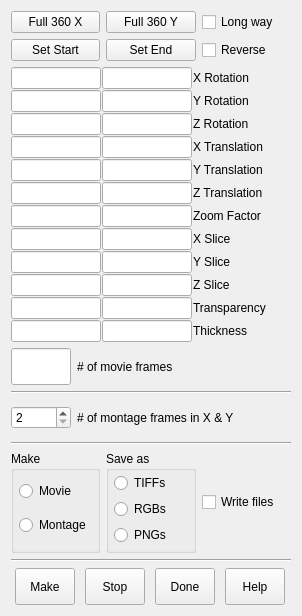
 <widget class="QWidget" name="imodvMovieForm" >
  <property name="geometry" >
   <rect>
    <x>0</x>
    <y>0</y>
    <width>302</width>
    <height>616</height>
   </rect>
  </property>
  <property name="focusPolicy" >
   <enum>Qt::StrongFocus</enum>
  </property>
  <property name="windowTitle" >
   <string>3dmodv Movies</string>
  </property>
  <layout class="QVBoxLayout" name="verticalLayout_3" >
   <item>
    <layout class="QGridLayout" >
     <item row="1" column="2" >
      <widget class="QCheckBox" name="reverseBox" >
       <property name="focusPolicy" >
        <enum>Qt::NoFocus</enum>
       </property>
       <property name="toolTip" >
        <string>Select to go backwards from end to start</string>
       </property>
       <property name="text" >
        <string>Reverse</string>
       </property>
      </widget>
     </item>
     <item row="1" column="0" >
      <widget class="QPushButton" name="setStartButton" >
       <property name="focusPolicy" >
        <enum>Qt::NoFocus</enum>
       </property>
       <property name="toolTip" >
        <string>Set starting parameters from current position</string>
       </property>
       <property name="text" >
        <string>Set Start</string>
       </property>
      </widget>
     </item>
     <item row="0" column="0" >
      <widget class="QPushButton" name="fullXButton" >
       <property name="focusPolicy" >
        <enum>Qt::NoFocus</enum>
       </property>
       <property name="toolTip" >
        <string>Set start &amp; end parameters for complete rotation around X axis</string>
       </property>
       <property name="text" >
        <string>Full 360 X</string>
       </property>
      </widget>
     </item>
     <item row="0" column="1" >
      <widget class="QPushButton" name="fullYButton" >
       <property name="focusPolicy" >
        <enum>Qt::NoFocus</enum>
       </property>
       <property name="toolTip" >
        <string>Set start &amp; end parameters for complete rotation around Y axis</string>
       </property>
       <property name="text" >
        <string>Full 360 Y</string>
       </property>
      </widget>
     </item>
     <item row="0" column="2" >
      <widget class="QCheckBox" name="longWayBox" >
       <property name="focusPolicy" >
        <enum>Qt::NoFocus</enum>
       </property>
       <property name="toolTip" >
        <string>Select to rotate by more than 180 degrees from start to end position</string>
       </property>
       <property name="text" >
        <string>Long way</string>
       </property>
      </widget>
     </item>
     <item row="1" column="1" >
      <widget class="QPushButton" name="setEndButton" >
       <property name="focusPolicy" >
        <enum>Qt::NoFocus</enum>
       </property>
       <property name="toolTip" >
        <string>Set ending parameters from current position</string>
       </property>
       <property name="text" >
        <string>Set End</string>
       </property>
      </widget>
     </item>
    </layout>
   </item>
   <item>
    <layout class="QGridLayout" >
     <property name="spacing" >
      <number>1</number>
     </property>
     <item row="6" column="1" >
      <widget class="QLineEdit" name="zoomEnd" >
       <property name="sizePolicy" >
        <sizepolicy vsizetype="Fixed" hsizetype="Fixed" >
         <horstretch>0</horstretch>
         <verstretch>0</verstretch>
        </sizepolicy>
       </property>
       <property name="maximumSize" >
        <size>
         <width>90</width>
         <height>32767</height>
        </size>
       </property>
       <property name="focusPolicy" >
        <enum>Qt::ClickFocus</enum>
       </property>
      </widget>
     </item>
     <item row="2" column="0" >
      <widget class="QLineEdit" name="zRotStart" >
       <property name="sizePolicy" >
        <sizepolicy vsizetype="Fixed" hsizetype="Fixed" >
         <horstretch>0</horstretch>
         <verstretch>0</verstretch>
        </sizepolicy>
       </property>
       <property name="maximumSize" >
        <size>
         <width>90</width>
         <height>32767</height>
        </size>
       </property>
       <property name="focusPolicy" >
        <enum>Qt::ClickFocus</enum>
       </property>
      </widget>
     </item>
     <item row="7" column="2" >
      <widget class="QLabel" name="xSliceLabel" >
       <property name="text" >
        <string>X Slice</string>
       </property>
       <property name="alignment" >
        <set>Qt::AlignLeading|Qt::AlignLeft|Qt::AlignVCenter</set>
       </property>
       <property name="wordWrap" >
        <bool>false</bool>
       </property>
      </widget>
     </item>
     <item row="0" column="1" >
      <widget class="QLineEdit" name="xRotEnd" >
       <property name="sizePolicy" >
        <sizepolicy vsizetype="Fixed" hsizetype="Fixed" >
         <horstretch>0</horstretch>
         <verstretch>0</verstretch>
        </sizepolicy>
       </property>
       <property name="maximumSize" >
        <size>
         <width>90</width>
         <height>32767</height>
        </size>
       </property>
       <property name="focusPolicy" >
        <enum>Qt::ClickFocus</enum>
       </property>
      </widget>
     </item>
     <item row="4" column="1" >
      <widget class="QLineEdit" name="yTransEnd" >
       <property name="sizePolicy" >
        <sizepolicy vsizetype="Fixed" hsizetype="Fixed" >
         <horstretch>0</horstretch>
         <verstretch>0</verstretch>
        </sizepolicy>
       </property>
       <property name="maximumSize" >
        <size>
         <width>90</width>
         <height>32767</height>
        </size>
       </property>
       <property name="focusPolicy" >
        <enum>Qt::ClickFocus</enum>
       </property>
      </widget>
     </item>
     <item row="3" column="1" >
      <widget class="QLineEdit" name="xTransEnd" >
       <property name="sizePolicy" >
        <sizepolicy vsizetype="Fixed" hsizetype="Fixed" >
         <horstretch>0</horstretch>
         <verstretch>0</verstretch>
        </sizepolicy>
       </property>
       <property name="maximumSize" >
        <size>
         <width>90</width>
         <height>32767</height>
        </size>
       </property>
       <property name="focusPolicy" >
        <enum>Qt::ClickFocus</enum>
       </property>
      </widget>
     </item>
     <item row="10" column="0" >
      <widget class="QLineEdit" name="transpStart" >
       <property name="sizePolicy" >
        <sizepolicy vsizetype="Fixed" hsizetype="Fixed" >
         <horstretch>0</horstretch>
         <verstretch>0</verstretch>
        </sizepolicy>
       </property>
       <property name="maximumSize" >
        <size>
         <width>90</width>
         <height>32767</height>
        </size>
       </property>
       <property name="focusPolicy" >
        <enum>Qt::ClickFocus</enum>
       </property>
      </widget>
     </item>
     <item row="9" column="2" >
      <widget class="QLabel" name="zSliceLabel" >
       <property name="text" >
        <string>Z Slice</string>
       </property>
       <property name="alignment" >
        <set>Qt::AlignLeading|Qt::AlignLeft|Qt::AlignVCenter</set>
       </property>
       <property name="wordWrap" >
        <bool>false</bool>
       </property>
      </widget>
     </item>
     <item row="10" column="2" >
      <widget class="QLabel" name="transpLabel" >
       <property name="text" >
        <string>Transparency</string>
       </property>
       <property name="alignment" >
        <set>Qt::AlignLeading|Qt::AlignLeft|Qt::AlignVCenter</set>
       </property>
       <property name="wordWrap" >
        <bool>false</bool>
       </property>
      </widget>
     </item>
     <item row="1" column="2" >
      <widget class="QLabel" name="TextLabel1_2" >
       <property name="text" >
        <string>Y Rotation</string>
       </property>
       <property name="alignment" >
        <set>Qt::AlignLeading|Qt::AlignLeft|Qt::AlignVCenter</set>
       </property>
       <property name="wordWrap" >
        <bool>false</bool>
       </property>
      </widget>
     </item>
     <item row="1" column="0" >
      <widget class="QLineEdit" name="yRotStart" >
       <property name="sizePolicy" >
        <sizepolicy vsizetype="Fixed" hsizetype="Fixed" >
         <horstretch>0</horstretch>
         <verstretch>0</verstretch>
        </sizepolicy>
       </property>
       <property name="maximumSize" >
        <size>
         <width>90</width>
         <height>32767</height>
        </size>
       </property>
       <property name="focusPolicy" >
        <enum>Qt::ClickFocus</enum>
       </property>
      </widget>
     </item>
     <item row="6" column="0" >
      <widget class="QLineEdit" name="zoomStart" >
       <property name="sizePolicy" >
        <sizepolicy vsizetype="Fixed" hsizetype="Fixed" >
         <horstretch>0</horstretch>
         <verstretch>0</verstretch>
        </sizepolicy>
       </property>
       <property name="maximumSize" >
        <size>
         <width>90</width>
         <height>32767</height>
        </size>
       </property>
       <property name="focusPolicy" >
        <enum>Qt::ClickFocus</enum>
       </property>
      </widget>
     </item>
     <item row="4" column="0" >
      <widget class="QLineEdit" name="yTransStart" >
       <property name="sizePolicy" >
        <sizepolicy vsizetype="Fixed" hsizetype="Fixed" >
         <horstretch>0</horstretch>
         <verstretch>0</verstretch>
        </sizepolicy>
       </property>
       <property name="maximumSize" >
        <size>
         <width>90</width>
         <height>32767</height>
        </size>
       </property>
       <property name="focusPolicy" >
        <enum>Qt::ClickFocus</enum>
       </property>
      </widget>
     </item>
     <item row="7" column="0" >
      <widget class="QLineEdit" name="xSliceStart" >
       <property name="sizePolicy" >
        <sizepolicy vsizetype="Fixed" hsizetype="Fixed" >
         <horstretch>0</horstretch>
         <verstretch>0</verstretch>
        </sizepolicy>
       </property>
       <property name="maximumSize" >
        <size>
         <width>90</width>
         <height>32767</height>
        </size>
       </property>
       <property name="focusPolicy" >
        <enum>Qt::ClickFocus</enum>
       </property>
      </widget>
     </item>
     <item row="11" column="0" >
      <widget class="QLineEdit" name="thickStart" >
       <property name="sizePolicy" >
        <sizepolicy vsizetype="Fixed" hsizetype="Fixed" >
         <horstretch>0</horstretch>
         <verstretch>0</verstretch>
        </sizepolicy>
       </property>
       <property name="maximumSize" >
        <size>
         <width>90</width>
         <height>32767</height>
        </size>
       </property>
       <property name="focusPolicy" >
        <enum>Qt::ClickFocus</enum>
       </property>
      </widget>
     </item>
     <item row="3" column="2" >
      <widget class="QLabel" name="TextLabel1_4" >
       <property name="text" >
        <string>X Translation</string>
       </property>
       <property name="alignment" >
        <set>Qt::AlignLeading|Qt::AlignLeft|Qt::AlignVCenter</set>
       </property>
       <property name="wordWrap" >
        <bool>false</bool>
       </property>
      </widget>
     </item>
     <item row="0" column="0" >
      <widget class="QLineEdit" name="xRotStart" >
       <property name="sizePolicy" >
        <sizepolicy vsizetype="Fixed" hsizetype="Fixed" >
         <horstretch>0</horstretch>
         <verstretch>0</verstretch>
        </sizepolicy>
       </property>
       <property name="maximumSize" >
        <size>
         <width>90</width>
         <height>32767</height>
        </size>
       </property>
       <property name="focusPolicy" >
        <enum>Qt::ClickFocus</enum>
       </property>
      </widget>
     </item>
     <item row="10" column="1" >
      <widget class="QLineEdit" name="transpEnd" >
       <property name="sizePolicy" >
        <sizepolicy vsizetype="Fixed" hsizetype="Fixed" >
         <horstretch>0</horstretch>
         <verstretch>0</verstretch>
        </sizepolicy>
       </property>
       <property name="maximumSize" >
        <size>
         <width>90</width>
         <height>32767</height>
        </size>
       </property>
       <property name="focusPolicy" >
        <enum>Qt::ClickFocus</enum>
       </property>
      </widget>
     </item>
     <item row="11" column="2" >
      <widget class="QLabel" name="thickLabel" >
       <property name="text" >
        <string>Thickness</string>
       </property>
       <property name="alignment" >
        <set>Qt::AlignLeading|Qt::AlignLeft|Qt::AlignVCenter</set>
       </property>
       <property name="wordWrap" >
        <bool>false</bool>
       </property>
      </widget>
     </item>
     <item row="8" column="2" >
      <widget class="QLabel" name="ySliceLabel" >
       <property name="text" >
        <string>Y Slice</string>
       </property>
       <property name="alignment" >
        <set>Qt::AlignLeading|Qt::AlignLeft|Qt::AlignVCenter</set>
       </property>
       <property name="wordWrap" >
        <bool>false</bool>
       </property>
      </widget>
     </item>
     <item row="8" column="0" >
      <widget class="QLineEdit" name="ySliceStart" >
       <property name="sizePolicy" >
        <sizepolicy vsizetype="Fixed" hsizetype="Fixed" >
         <horstretch>0</horstretch>
         <verstretch>0</verstretch>
        </sizepolicy>
       </property>
       <property name="maximumSize" >
        <size>
         <width>90</width>
         <height>32767</height>
        </size>
       </property>
       <property name="focusPolicy" >
        <enum>Qt::ClickFocus</enum>
       </property>
      </widget>
     </item>
     <item row="0" column="2" >
      <widget class="QLabel" name="TextLabel1" >
       <property name="text" >
        <string>X Rotation</string>
       </property>
       <property name="alignment" >
        <set>Qt::AlignLeading|Qt::AlignLeft|Qt::AlignVCenter</set>
       </property>
       <property name="wordWrap" >
        <bool>false</bool>
       </property>
      </widget>
     </item>
     <item row="5" column="0" >
      <widget class="QLineEdit" name="zTransStart" >
       <property name="sizePolicy" >
        <sizepolicy vsizetype="Fixed" hsizetype="Fixed" >
         <horstretch>0</horstretch>
         <verstretch>0</verstretch>
        </sizepolicy>
       </property>
       <property name="maximumSize" >
        <size>
         <width>90</width>
         <height>32767</height>
        </size>
       </property>
       <property name="focusPolicy" >
        <enum>Qt::ClickFocus</enum>
       </property>
      </widget>
     </item>
     <item row="5" column="2" >
      <widget class="QLabel" name="TextLabel1_6" >
       <property name="text" >
        <string>Z Translation</string>
       </property>
       <property name="alignment" >
        <set>Qt::AlignLeading|Qt::AlignLeft|Qt::AlignVCenter</set>
       </property>
       <property name="wordWrap" >
        <bool>false</bool>
       </property>
      </widget>
     </item>
     <item row="1" column="1" >
      <widget class="QLineEdit" name="yRotEnd" >
       <property name="sizePolicy" >
        <sizepolicy vsizetype="Fixed" hsizetype="Fixed" >
         <horstretch>0</horstretch>
         <verstretch>0</verstretch>
        </sizepolicy>
       </property>
       <property name="maximumSize" >
        <size>
         <width>90</width>
         <height>32767</height>
        </size>
       </property>
       <property name="focusPolicy" >
        <enum>Qt::ClickFocus</enum>
       </property>
      </widget>
     </item>
     <item row="2" column="1" >
      <widget class="QLineEdit" name="zRotEnd" >
       <property name="sizePolicy" >
        <sizepolicy vsizetype="Fixed" hsizetype="Fixed" >
         <horstretch>0</horstretch>
         <verstretch>0</verstretch>
        </sizepolicy>
       </property>
       <property name="maximumSize" >
        <size>
         <width>90</width>
         <height>32767</height>
        </size>
       </property>
       <property name="focusPolicy" >
        <enum>Qt::ClickFocus</enum>
       </property>
      </widget>
     </item>
     <item row="5" column="1" >
      <widget class="QLineEdit" name="zTransEnd" >
       <property name="sizePolicy" >
        <sizepolicy vsizetype="Fixed" hsizetype="Fixed" >
         <horstretch>0</horstretch>
         <verstretch>0</verstretch>
        </sizepolicy>
       </property>
       <property name="maximumSize" >
        <size>
         <width>90</width>
         <height>32767</height>
        </size>
       </property>
       <property name="focusPolicy" >
        <enum>Qt::ClickFocus</enum>
       </property>
      </widget>
     </item>
     <item row="8" column="1" >
      <widget class="QLineEdit" name="ySliceEnd" >
       <property name="sizePolicy" >
        <sizepolicy vsizetype="Fixed" hsizetype="Fixed" >
         <horstretch>0</horstretch>
         <verstretch>0</verstretch>
        </sizepolicy>
       </property>
       <property name="maximumSize" >
        <size>
         <width>90</width>
         <height>32767</height>
        </size>
       </property>
       <property name="focusPolicy" >
        <enum>Qt::ClickFocus</enum>
       </property>
      </widget>
     </item>
     <item row="4" column="2" >
      <widget class="QLabel" name="TextLabel1_5" >
       <property name="text" >
        <string>Y Translation</string>
       </property>
       <property name="alignment" >
        <set>Qt::AlignLeading|Qt::AlignLeft|Qt::AlignVCenter</set>
       </property>
       <property name="wordWrap" >
        <bool>false</bool>
       </property>
      </widget>
     </item>
     <item row="2" column="2" >
      <widget class="QLabel" name="TextLabel1_3" >
       <property name="text" >
        <string>Z Rotation</string>
       </property>
       <property name="alignment" >
        <set>Qt::AlignLeading|Qt::AlignLeft|Qt::AlignVCenter</set>
       </property>
       <property name="wordWrap" >
        <bool>false</bool>
       </property>
      </widget>
     </item>
     <item row="6" column="2" >
      <widget class="QLabel" name="TextLabel1_7" >
       <property name="text" >
        <string>Zoom Factor</string>
       </property>
       <property name="alignment" >
        <set>Qt::AlignLeading|Qt::AlignLeft|Qt::AlignVCenter</set>
       </property>
       <property name="wordWrap" >
        <bool>false</bool>
       </property>
      </widget>
     </item>
     <item row="9" column="1" >
      <widget class="QLineEdit" name="zSliceEnd" >
       <property name="sizePolicy" >
        <sizepolicy vsizetype="Fixed" hsizetype="Fixed" >
         <horstretch>0</horstretch>
         <verstretch>0</verstretch>
        </sizepolicy>
       </property>
       <property name="maximumSize" >
        <size>
         <width>90</width>
         <height>32767</height>
        </size>
       </property>
       <property name="focusPolicy" >
        <enum>Qt::ClickFocus</enum>
       </property>
      </widget>
     </item>
     <item row="11" column="1" >
      <widget class="QLineEdit" name="thickEnd" >
       <property name="sizePolicy" >
        <sizepolicy vsizetype="Fixed" hsizetype="Fixed" >
         <horstretch>0</horstretch>
         <verstretch>0</verstretch>
        </sizepolicy>
       </property>
       <property name="maximumSize" >
        <size>
         <width>90</width>
         <height>32767</height>
        </size>
       </property>
       <property name="focusPolicy" >
        <enum>Qt::ClickFocus</enum>
       </property>
      </widget>
     </item>
     <item row="3" column="0" >
      <widget class="QLineEdit" name="xTransStart" >
       <property name="sizePolicy" >
        <sizepolicy vsizetype="Fixed" hsizetype="Fixed" >
         <horstretch>0</horstretch>
         <verstretch>0</verstretch>
        </sizepolicy>
       </property>
       <property name="maximumSize" >
        <size>
         <width>90</width>
         <height>32767</height>
        </size>
       </property>
       <property name="focusPolicy" >
        <enum>Qt::ClickFocus</enum>
       </property>
      </widget>
     </item>
     <item row="9" column="0" >
      <widget class="QLineEdit" name="zSliceStart" >
       <property name="sizePolicy" >
        <sizepolicy vsizetype="Fixed" hsizetype="Fixed" >
         <horstretch>0</horstretch>
         <verstretch>0</verstretch>
        </sizepolicy>
       </property>
       <property name="maximumSize" >
        <size>
         <width>90</width>
         <height>32767</height>
        </size>
       </property>
       <property name="focusPolicy" >
        <enum>Qt::ClickFocus</enum>
       </property>
      </widget>
     </item>
     <item row="7" column="1" >
      <widget class="QLineEdit" name="xSliceEnd" >
       <property name="sizePolicy" >
        <sizepolicy vsizetype="Fixed" hsizetype="Fixed" >
         <horstretch>0</horstretch>
         <verstretch>0</verstretch>
        </sizepolicy>
       </property>
       <property name="maximumSize" >
        <size>
         <width>90</width>
         <height>32767</height>
        </size>
       </property>
       <property name="focusPolicy" >
        <enum>Qt::ClickFocus</enum>
       </property>
      </widget>
     </item>
    </layout>
   </item>
   <item>
    <layout class="QHBoxLayout" >
     <property name="spacing" >
      <number>6</number>
     </property>
     <property name="margin" >
      <number>0</number>
     </property>
     <item>
      <widget class="QLineEdit" name="framesEdit" >
       <property name="sizePolicy" >
        <sizepolicy vsizetype="Fixed" hsizetype="Fixed" >
         <horstretch>0</horstretch>
         <verstretch>0</verstretch>
        </sizepolicy>
       </property>
       <property name="maximumSize" >
        <size>
         <width>60</width>
         <height>32767</height>
        </size>
       </property>
       <property name="focusPolicy" >
        <enum>Qt::ClickFocus</enum>
       </property>
       <property name="toolTip" >
        <string>Enter total number of positions from start to end</string>
       </property>
      </widget>
     </item>
     <item>
      <widget class="QLabel" name="TextLabel2" >
       <property name="text" >
        <string># of movie frames</string>
       </property>
       <property name="wordWrap" >
        <bool>false</bool>
       </property>
      </widget>
     </item>
     <item>
      <spacer name="Spacer9" >
       <property name="orientation" >
        <enum>Qt::Horizontal</enum>
       </property>
       <property name="sizeType" >
        <enum>QSizePolicy::Expanding</enum>
       </property>
       <property name="sizeHint" stdset="0" >
        <size>
         <width>30</width>
         <height>0</height>
        </size>
       </property>
      </spacer>
     </item>
    </layout>
   </item>
   <item>
    <widget class="Line" name="Line1_2" >
     <property name="frameShape" >
      <enum>QFrame::HLine</enum>
     </property>
     <property name="frameShadow" >
      <enum>QFrame::Sunken</enum>
     </property>
    </widget>
   </item>
   <item>
    <layout class="QHBoxLayout" >
     <item>
      <widget class="QSpinBox" name="montageFramesBox" >
       <property name="sizePolicy" >
        <sizepolicy vsizetype="Fixed" hsizetype="Fixed" >
         <horstretch>0</horstretch>
         <verstretch>0</verstretch>
        </sizepolicy>
       </property>
       <property name="minimumSize" >
        <size>
         <width>60</width>
         <height>0</height>
        </size>
       </property>
       <property name="focusPolicy" >
        <enum>Qt::ClickFocus</enum>
       </property>
       <property name="keyboardTracking" >
        <bool>false</bool>
       </property>
       <property name="minimum" >
        <number>2</number>
       </property>
      </widget>
     </item>
     <item>
      <widget class="QLabel" name="TextLabel3" >
       <property name="text" >
        <string># of montage frames in X &amp; Y</string>
       </property>
       <property name="alignment" >
        <set>Qt::AlignLeading|Qt::AlignLeft|Qt::AlignVCenter</set>
       </property>
       <property name="wordWrap" >
        <bool>false</bool>
       </property>
      </widget>
     </item>
    </layout>
   </item>
   <item>
    <widget class="Line" name="Line1" >
     <property name="frameShape" >
      <enum>QFrame::HLine</enum>
     </property>
     <property name="frameShadow" >
      <enum>QFrame::Sunken</enum>
     </property>
    </widget>
   </item>
   <item>
    <layout class="QHBoxLayout" name="horizontalLayout" >
     <item>
      <widget class="QGroupBox" name="groupBox" >
       <property name="title" >
        <string>Make</string>
       </property>
       <layout class="QVBoxLayout" name="verticalLayout" >
        <property name="leftMargin" >
         <number>5</number>
        </property>
        <property name="topMargin" >
         <number>2</number>
        </property>
        <property name="rightMargin" >
         <number>5</number>
        </property>
        <property name="bottomMargin" >
         <number>5</number>
        </property>
        <item>
         <widget class="QRadioButton" name="movieRadioButton" >
          <property name="focusPolicy" >
           <enum>Qt::NoFocus</enum>
          </property>
          <property name="toolTip" >
           <string>Make a movie of frames from starting to ending position</string>
          </property>
          <property name="text" >
           <string>Movie</string>
          </property>
         </widget>
        </item>
        <item>
         <widget class="QRadioButton" name="montageRadioButton" >
          <property name="focusPolicy" >
           <enum>Qt::NoFocus</enum>
          </property>
          <property name="toolTip" >
           <string>Make a montage of adjacent zoomed-up frames</string>
          </property>
          <property name="text" >
           <string>Montage</string>
          </property>
         </widget>
        </item>
       </layout>
      </widget>
     </item>
     <item>
      <widget class="QGroupBox" name="groupBox_2" >
       <property name="title" >
        <string>Save as</string>
       </property>
       <layout class="QVBoxLayout" name="verticalLayout_2" >
        <property name="leftMargin" >
         <number>5</number>
        </property>
        <property name="topMargin" >
         <number>2</number>
        </property>
        <property name="rightMargin" >
         <number>5</number>
        </property>
        <property name="bottomMargin" >
         <number>5</number>
        </property>
        <item>
         <widget class="QRadioButton" name="tiffRadioButton" >
          <property name="focusPolicy" >
           <enum>Qt::NoFocus</enum>
          </property>
          <property name="toolTip" >
           <string>Write frames as TIFF files</string>
          </property>
          <property name="text" >
           <string>TIFFs</string>
          </property>
         </widget>
        </item>
        <item>
         <widget class="QRadioButton" name="rgbRadioButton" >
          <property name="focusPolicy" >
           <enum>Qt::NoFocus</enum>
          </property>
          <property name="toolTip" >
           <string>Write frames as files in current non-TIFF format</string>
          </property>
          <property name="text" >
           <string>RGBs</string>
          </property>
         </widget>
        </item>
        <item>
         <widget class="QRadioButton" name="pngRadioButton" >
          <property name="focusPolicy" >
           <enum>Qt::NoFocus</enum>
          </property>
          <property name="toolTip" >
           <string>Write frames as files in current non-TIFF format</string>
          </property>
          <property name="text" >
           <string>PNGs</string>
          </property>
         </widget>
        </item>
       </layout>
      </widget>
     </item>
     <item>
      <widget class="QCheckBox" name="writeBox" >
       <property name="focusPolicy" >
        <enum>Qt::NoFocus</enum>
       </property>
       <property name="toolTip" >
        <string>Turn this on to save frames to files</string>
       </property>
       <property name="text" >
        <string>Write files</string>
       </property>
      </widget>
     </item>
    </layout>
   </item>
   <item>
    <widget class="Line" name="Line1_3" >
     <property name="frameShape" >
      <enum>QFrame::HLine</enum>
     </property>
     <property name="frameShadow" >
      <enum>QFrame::Sunken</enum>
     </property>
    </widget>
   </item>
   <item>
    <layout class="QHBoxLayout" >
     <property name="spacing" >
      <number>6</number>
     </property>
     <property name="margin" >
      <number>0</number>
     </property>
     <item>
      <widget class="QPushButton" name="makeButton" >
       <property name="sizePolicy" >
        <sizepolicy vsizetype="Fixed" hsizetype="Fixed" >
         <horstretch>0</horstretch>
         <verstretch>0</verstretch>
        </sizepolicy>
       </property>
       <property name="maximumSize" >
        <size>
         <width>60</width>
         <height>32767</height>
        </size>
       </property>
       <property name="focusPolicy" >
        <enum>Qt::NoFocus</enum>
       </property>
       <property name="toolTip" >
        <string>Start the sequence of frames for a movie or montage</string>
       </property>
       <property name="text" >
        <string>Make</string>
       </property>
      </widget>
     </item>
     <item>
      <widget class="QPushButton" name="stopButton" >
       <property name="sizePolicy" >
        <sizepolicy vsizetype="Fixed" hsizetype="Fixed" >
         <horstretch>0</horstretch>
         <verstretch>0</verstretch>
        </sizepolicy>
       </property>
       <property name="maximumSize" >
        <size>
         <width>60</width>
         <height>32767</height>
        </size>
       </property>
       <property name="focusPolicy" >
        <enum>Qt::NoFocus</enum>
       </property>
       <property name="toolTip" >
        <string>Stop an ongoing sequence of frames</string>
       </property>
       <property name="text" >
        <string>Stop</string>
       </property>
      </widget>
     </item>
     <item>
      <widget class="QPushButton" name="closeButton" >
       <property name="sizePolicy" >
        <sizepolicy vsizetype="Fixed" hsizetype="Fixed" >
         <horstretch>0</horstretch>
         <verstretch>0</verstretch>
        </sizepolicy>
       </property>
       <property name="maximumSize" >
        <size>
         <width>60</width>
         <height>32767</height>
        </size>
       </property>
       <property name="focusPolicy" >
        <enum>Qt::NoFocus</enum>
       </property>
       <property name="toolTip" >
        <string>Close this dialog box</string>
       </property>
       <property name="text" >
        <string>Done</string>
       </property>
      </widget>
     </item>
     <item>
      <widget class="QPushButton" name="helpButton" >
       <property name="sizePolicy" >
        <sizepolicy vsizetype="Fixed" hsizetype="Fixed" >
         <horstretch>0</horstretch>
         <verstretch>0</verstretch>
        </sizepolicy>
       </property>
       <property name="maximumSize" >
        <size>
         <width>60</width>
         <height>32767</height>
        </size>
       </property>
       <property name="focusPolicy" >
        <enum>Qt::NoFocus</enum>
       </property>
       <property name="toolTip" >
        <string>Open a help window</string>
       </property>
       <property name="text" >
        <string>Help</string>
       </property>
      </widget>
     </item>
    </layout>
   </item>
  </layout>
 </widget>
